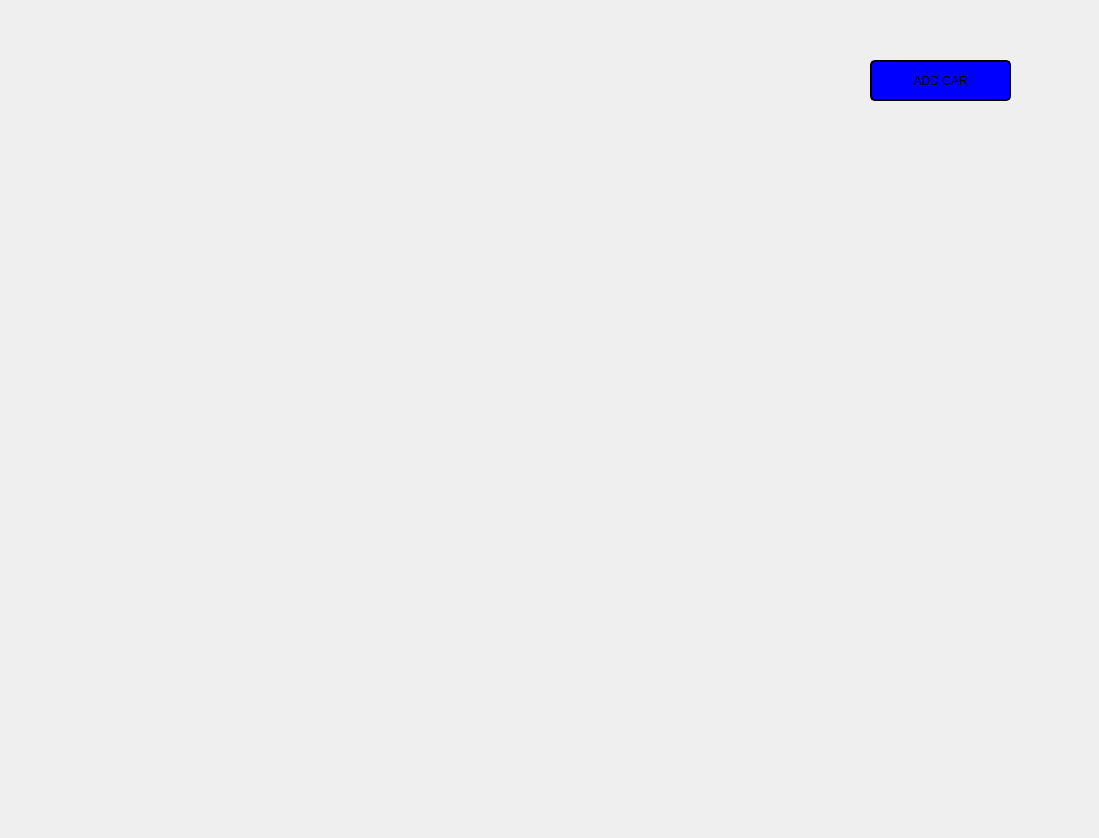
<?xml version="1.0" encoding="UTF-8"?>
<ui version="4.0">
 <class>BrowseCars</class>
 <widget class="QDialog" name="BrowseCars">
  <property name="geometry">
   <rect>
    <x>0</x>
    <y>0</y>
    <width>1099</width>
    <height>838</height>
   </rect>
  </property>
  <property name="windowTitle">
   <string>Dialog</string>
  </property>
  <widget class="QLabel" name="label">
   <property name="geometry">
    <rect>
     <x>0</x>
     <y>0</y>
     <width>1101</width>
     <height>841</height>
    </rect>
   </property>
   <property name="text">
    <string/>
   </property>
   <property name="pixmap">
    <pixmap>C:/Users/Lenovo/OneDrive/Pictures/Screenshots/Screenshot 2026-08-16 180145.png</pixmap>
   </property>
   <property name="scaledContents">
    <bool>true</bool>
   </property>
  </widget>
  <widget class="QPushButton" name="pushButton">
   <property name="geometry">
    <rect>
     <x>870</x>
     <y>60</y>
     <width>141</width>
     <height>41</height>
    </rect>
   </property>
   <property name="styleSheet">
    <string notr="true">QPushButton{background-color:blue;
border:2px solid black;
border-radius:5px;}

QPushButton:hover {
    background-color: #1677FF;
    color: #FFFFFF;
}

QPushButton:pressed {
    background-color: #0D5FCC;
    border-color: #0D5FCC;
}
</string>
   </property>
   <property name="text">
    <string>ADD CAR</string>
   </property>
  </widget>
 </widget>
 <resources/>
 <connections/>
</ui>
